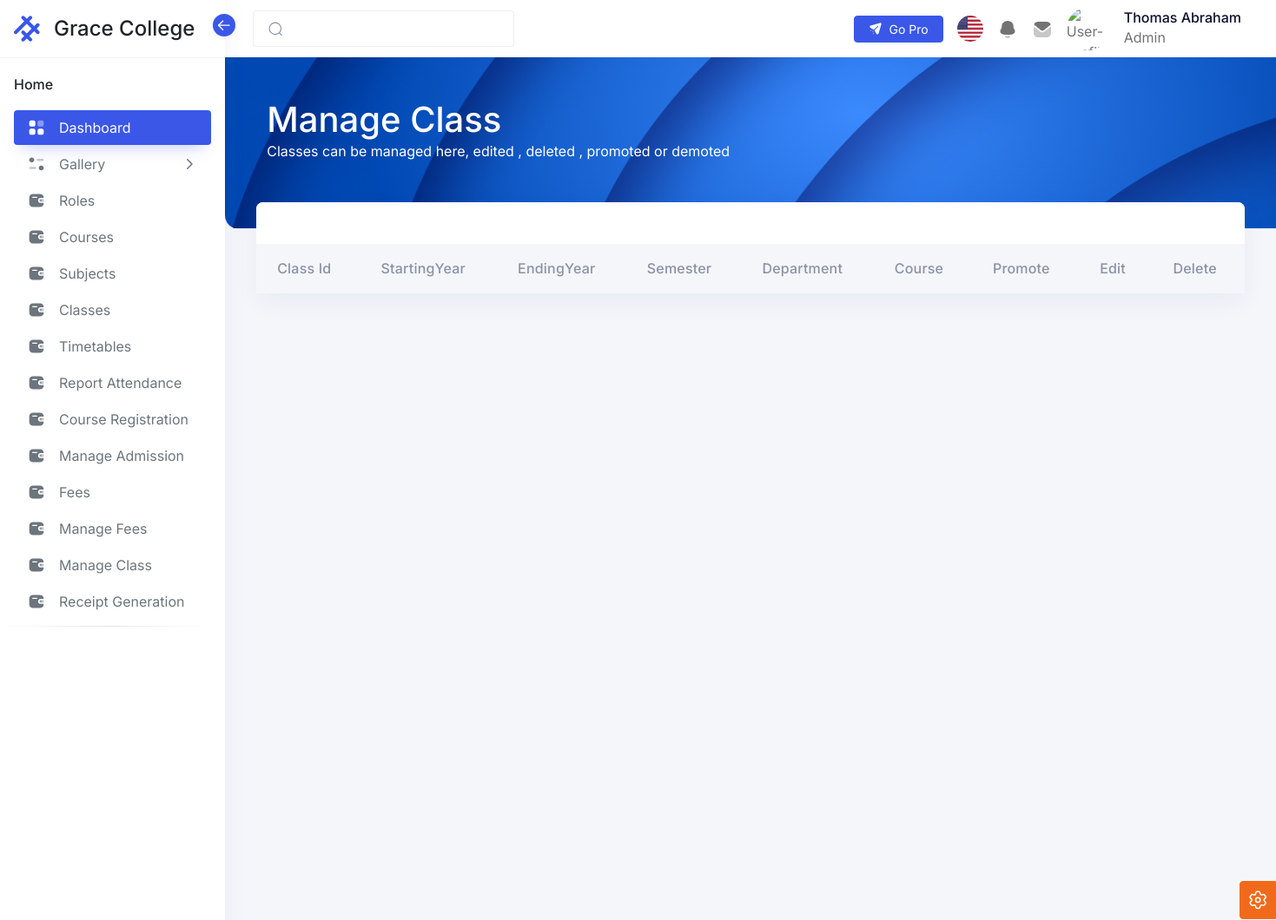
The page /admin/pages/manageClass.php (signed in, upper part) on the database as committed earlier.
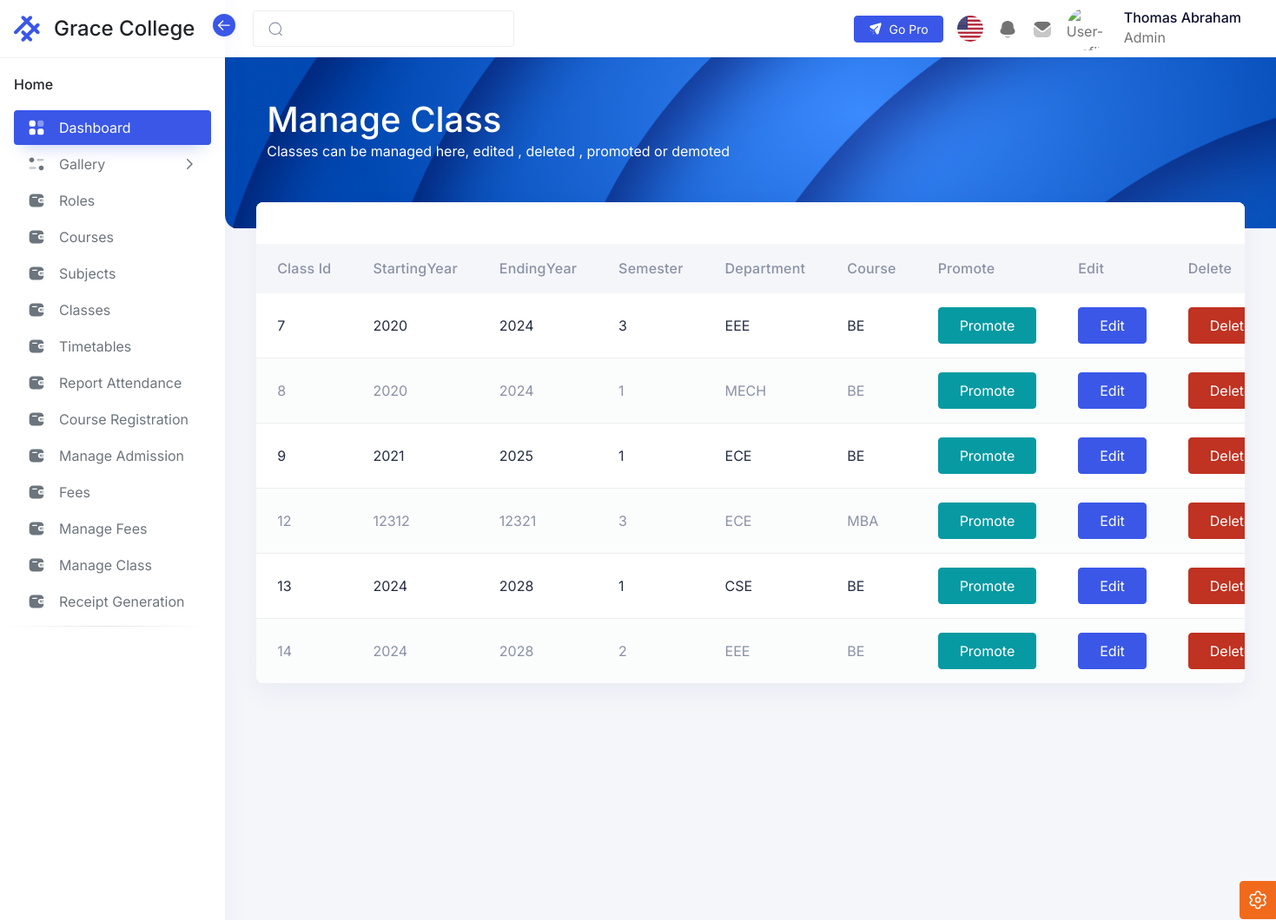
The same page on the database as committed later.
### tables this page shows
CREATE TABLE `erp_login` (
  `user_id` int(20) NOT NULL,
  `userName` varchar(50) NOT NULL,
  `log_pwd` varchar(100) NOT NULL COMMENT 'login password',
  `phone` varchar(50) NOT NULL,
  `role` varchar(50) NOT NULL,
  `course` varchar(200) NOT NULL,
  `department` varchar(200) NOT NULL,
  `classId` int(11) NOT NULL,
  `l_name` varchar(200) NOT NULL,
  `f_name` varchar(200) NOT NULL,
  `yearOfAdmission` varchar(100) NOT NULL,
  `log_session` timestamp NOT NULL DEFAULT current_timestamp() ON UPDATE current_timestamp() COMMENT 'login session(timestamp)',
  `active` int(5) NOT NULL DEFAULT 1 COMMENT 'active status\r\n(active -1,inactive - 0)',
  `paymentStatus` int(11) NOT NULL
);

CREATE TABLE `erp_class` (
  `classId` int(11) NOT NULL,
  `startingYear` int(11) NOT NULL,
  `endingYear` int(11) NOT NULL,
  `semester` int(11) NOT NULL,
  `department` varchar(200) NOT NULL,
  `course` varchar(200) NOT NULL
);

### admin/pages/manageClass.php (the view, shortened to what this page needs)
<?php
include('/xampp/htdocs/Intern1/Includes/Header.php');
include('../includes/Menu.php');
$sql = "SELECT * FROM `erp_class`";
$result = mysqli_query($conn, $sql);
if ($result) {
    $classes = array();
    while ($row = $result->fetch_assoc()) {
        $classes[] = $row;
    }
}
?>
<div class="iq-navbar-header" style="height: 215px;">
    <div class="container-fluid iq-container">
        <div class="row">
            <div class="col-md-12">
                <div class="flex-wrap d-flex justify-content-between align-items-center">
                    <div>
                        <h1>Manage Class</h1>
                        <p>Classes can be managed here, edited , deleted , promoted or demoted</p>
                    </div>
                </div>
            </div>
        </div>
    </div>
    <div class="iq-header-img">
        <img src="/intern1/assets/images/dashboard/top-header.png" alt="header" class="theme-color-default-img img-fluid w-100 h-100 animated-scaleX">
    </div>
</div>
<div class="conatiner-fluid content-inner mt-n5 py-0 mb-4">
    <div class="row">
        <div class="col-sm-12">
            <div class="card">
                <div class="card-header d-flex justify-content-betweenmb-4">
                </div>
                <div class="card-body p-0">
                    <div class="table-responsive mt-4">
                        <table id="basic-table" class="table table-striped mb-0" role="grid">
                            <thead>
                                <tr>
                                    <th>class Id</th>
                                    <th>startingYear</th>
                                    <th>endingYear</th>
                                    <th>semester</th>
                                    <th>department</th>
                                    <th>course</th>
                                    <th>Promote</th>
                                    <th>Edit</th>
                                    <th>Delete</th>
                                </tr>
                            </thead>
                            <tbody>
                                <?php foreach ($classes as $class) {
                                    echo "<tr>
                                        <td>$class[classId]</td>" ?>
                                    <?php
                                    echo "<td>$class[startingYear]</td>
                                    <td>$class[endingYear]</td>
                                    <td>$class[semester]</td>
                                    <td>$class[department]</td>
                                    <td>$class[course]</td>
                                    ";
                                    ?>
                                    <td>
                                        <button type='button' classId="<?php echo $class['classId'] ?>" class='btn btn-info promoteBtn' data-bs-toggle='modal' data-bs-target='#promoteModal'>
                                            Promote
                                        </button>
                                    </td>
                                    <td>
                                        <button type='button' rowData="<?php echo $class['classId'] . ',' . $class['startingYear'] . ',' . $class['endingYear'] . ',' . $class['semester'] . ',' . $class['department'] . ',' . $class['course'] ?>" class='btn btn-primary editBtn' data-bs-toggle='modal' data-bs-target='#editModal'>
                                            Edit
                                        </button>
                                    </td>
                                    <td>
                                        <button type="button" classId="<?php echo $class['classId'] ?>" class="btn btn-danger deleteBtn" data-bs-toggle="modal" data-bs-target="#deleteModal">Delete</button>
                                    </td>
                                    </tr>
                                <?php } ?>
                            </tbody>
                        </table>
                    </div>
                </div>
            </div>
        </div>
    </div>
</div>
<?php
include('/xampp/htdocs/Intern1/Includes/Footer.php');
?>

### Includes/Header.php (shortened to what this page needs)
<?php
if (isset($_SESSION['user_id'])) {
  include('conn.php');
  $user_id = $_SESSION['user_id'];
  $query = "SELECT * FROM erp_login WHERE user_id = '$user_id'";
  $result = mysqli_query($conn, $query);
  if ($result && mysqli_num_rows($result) > 0) {
    $row = mysqli_fetch_assoc($result);
    $f_fname = $row['f_name'];
    $f_lname = $row['l_name'];
    $f_role = $row['role'];
  }
?>
  <!doctype html>
  <html lang="en" dir="ltr">
  <head>
    <link rel="stylesheet" href="/intern1/assets/css/core/libs.min.css" />
    <link rel="stylesheet" href="/intern1/assets/vendor/aos/dist/aos.css" />
    <link rel="stylesheet" href="/intern1/assets/css/hope-ui.min.css?v=2.0.0" />
    <link rel="stylesheet" href="/intern1/assets/css/custom.min.css?v=2.0.0" />
    <link rel="stylesheet" href="/intern1/assets/css/dark.min.css" />
    <link rel="stylesheet" href="/intern1/assets/css/customizer.min.css" />
    <link rel="stylesheet" href="/intern1/assets/css/rtl.min.css" />
    <link rel="stylesheet" href="https://cdnjs.cloudflare.com/ajax/libs/font-awesome/5.15.3/css/all.min.css">
  </head>
  <body class="  ">
  <?php } else {
  header("Location: /intern1/index.php");
}
  ?>

### admin/includes/Menu.php (shortened to what this page needs)
<aside class="sidebar sidebar-default sidebar-white sidebar-base navs-rounded-all ">
  <div class="sidebar-header d-flex align-items-center justify-content-start">
    <a href="/intern1/admin/home.php" class="navbar-brand">
      <div class="logo-main">
        <div class="logo-normal">
        </div>
      </div>
      <h4 class="logo-title">Grace College</h4>
    </a>
    <div class="sidebar-toggle" data-toggle="sidebar" data-active="true">
      <i class="icon">
      </i>
    </div>
  </div>
  <div class="sidebar-body pt-0 data-scrollbar">
    <div class="sidebar-list">
      <ul class="navbar-nav iq-main-menu" id="sidebar-menu">
        <li class="nav-item static-item">
          <a class="nav-link static-item disabled" href="../Gallery" tabindex="-1">
            <span class="default-icon">Home</span>
          </a>
        </li>
        <li class="nav-item">
          <a class="nav-link active" aria-current="page" href="../Gallery">
            <i class="icon">
            </i>
            <span class="item-name">Dashboard</span>
          </a>
        </li>
        <li class="nav-item">
          <a class="nav-link" data-bs-toggle="collapse" href="#horizontal-menu" role="button" aria-expanded="false" aria-controls="horizontal-menu">
            <i class="icon">
            </i>
            <span class="item-name">Gallery</span>
            <i class="right-icon">
              <svg class="icon-18" xmlns="http://www.w3.org/2000/svg" width="18" fill="none" viewBox="0 0 24 24" stroke="currentColor">
                <path stroke-linecap="round" stroke-linejoin="round" stroke-width="2" d="M9 5l7 7-7 7" />
              </svg>
            </i>
          </a>
        </li>
        <li class="nav-item">
          <a class="nav-link" aria-current="page" href="/Intern1/admin/pages/roles.php">
            <i class="icon">
            </i>
            <span class="item-name">Roles
            </span>
          </a>
        </li>
        <li class="nav-item">
          <a class="nav-link" aria-current="page" href="/Intern1/admin/pages/course.php">
            <i class="icon">
            </i>
            <span class="item-name">Courses
            </span>
          </a>
        </li>
        <li class="nav-item">
          <a class="nav-link" aria-current="page" href="/Intern1/admin/pages/subject.php">
            <i class="icon">
            </i>
            <span class="item-name">Subjects
            </span>
          </a>
        </li>
        <li class="nav-item">
          <a class="nav-link" aria-current="page" href="/Intern1/admin/pages/class.php">
            <i class="icon">
            </i>
            <span class="item-name">Classes
            </span>
          </a>
        </li>
        <li class="nav-item">
          <a class="nav-link" aria-current="page" href="/Intern1/admin/pages/timetable.php">
            <i class="icon">
            </i>
            <span class="item-name">Timetables
            </span>
          </a>
        </li>
        <li class="nav-item">
          <a class="nav-link" aria-current="page" href="/Intern1/admin/pages/reportAttendance.php">
            <i class="icon">
            </i>
            <span class="item-name">Report Attendance
            </span>
          </a>
        </li>
        <li class="nav-item">
          <a class="nav-link" aria-current="page" href="/Intern1/admin/pages/register.php">
            <i class="icon">
            </i>
            <span class="item-name">Course Registration
            </span>
          </a>
        </li>
        <li class="nav-item">
          <a class="nav-link" aria-current="page" href="/Intern1/admin/pages/manageAdmission.php">
            <i class="icon">
            </i>
            <span class="item-name">Manage Admission
            </span>
          </a>
        </li>
        <li class="nav-item">
          <a class="nav-link" aria-current="page" href="/Intern1/admin/pages/fees.php">
            <i class="icon">
            </i>
            <span class="item-name">Fees
            </span>
          </a>
        </li>
        <li class="nav-item">
          <a class="nav-link" aria-current="page" href="/Intern1/admin/pages/manageFees.php">
            <i class="icon">
            </i>
            <span class="item-name">Manage Fees
            </span>
          </a>
        </li>
        <li class="nav-item">
          <a class="nav-link" aria-current="page" href="/Intern1/admin/pages/manageClass.php">
            <i class="icon">
            </i>
            <span class="item-name">Manage Class
            </span>
          </a>
        </li>
        <li class="nav-item">
          <a class="nav-link" aria-current="page" href="/Intern1/admin/pages/receiptGeneration.php">
            <i class="icon">
            </i>
            <span class="item-name">Receipt Generation
            </span>
          </a>
        </li>
        <li>
          <hr class="hr-horizontal">
        </li>
      </ul>
    </div>
  </div>
</aside>
<main class="main-content">
  <div class="position-relative iq-banner">
    <nav class="nav navbar navbar-expand-lg navbar-light iq-navbar">
      <div class="container-fluid navbar-inner">
        <div class="input-group search-input">
          <span class="input-group-text" id="search-input">
          </span>
          <input type="search" class="form-control" placeholder="">
        </div>
        <div class="collapse navbar-collapse" id="navbarSupportedContent">
          <ul class="mb-2 navbar-nav ms-auto align-items-center navbar-list mb-lg-0">
            <li class="me-0 me-xl-2">
              <a class="btn btn-primary btn-sm d-flex gap-2 align-items-center" aria-current="page" href="http://hopeui.iqonic.design/pro?utm_source=hopeui-free-demo&utm_medium=hopeui-free-demo&utm_campaign=hopeui-pro-launch" target="_blank">
                Go Pro
              </a>
            </li>
            <li class="nav-item dropdown">
              <a href="#" class="search-toggle nav-link" id="dropdownMenuButton2" data-bs-toggle="dropdown" aria-haspopup="true" aria-expanded="false">
                <img src="/intern1/assets/images/Flag/flag001.png" class="img-fluid rounded-circle" alt="user" style="height: 30px; min-width: 30px; width: 30px;">
              </a>
            </li>
            <li class="nav-item dropdown">
              <a href="#" class="nav-link" id="notification-drop" data-bs-toggle="dropdown">
              </a>
            </li>
            <li class="nav-item dropdown">
              <a href="#" class="nav-link" id="mail-drop" data-bs-toggle="dropdown" aria-haspopup="true" aria-expanded="false">
              </a>
            </li>
            <li class="nav-item dropdown">
              <a class="py-0 nav-link d-flex align-items-center" href="#" id="navbarDropdown" role="button" data-bs-toggle="dropdown" aria-expanded="false">
                <img src="/intern1/assets/images/avatars/01.png" alt="User-Profile" class="theme-color-default-img img-fluid avatar avatar-50 avatar-rounded">
                <div class="caption ms-3 d-none d-md-block ">
                  <h6 class="mb-0 caption-title"><?php echo ucfirst($f_fname . " " . $f_lname) ?></h6>
                  <p class="mb-0 caption-sub-title"><?php echo ucfirst($f_role) ?></p>
                </div>
              </a>
            </li>
          </ul>
        </div>
      </div>
    </nav>
  </div>

### Includes/Footer.php (shortened to what this page needs)
<?php
if (isset($_SESSION['user_id'])) {
?>
 </main>
<a class="btn btn-fixed-end btn-warning btn-icon btn-setting" data-bs-toggle="offcanvas"
    data-bs-target="#offcanvasExample" role="button" aria-controls="offcanvasExample">
</a>
</body>
</html>
<?php
    } else {
        header("Location: /intern1/index.php");
  }
    ?>

Rows that differ between the two databases and show on the page:
added erp_class: classId "7", startingYear "2020", endingYear "2024", semester "3", department "EEE", course "BE"
added erp_class: classId "8", startingYear "2020", endingYear "2024", semester "1", department "MECH", course "BE"
added erp_class: classId "9", startingYear "2021", endingYear "2025", semester "1", department "ECE", course "BE"
added erp_class: classId "12", startingYear "12312", endingYear "12321", semester "3", department "ECE", course "MBA"
added erp_class: classId "13", startingYear "2024", endingYear "2028", semester "1", department "CSE", course "BE"
added erp_class: classId "14", startingYear "2024", endingYear "2028", semester "2", department "EEE", course "BE"
